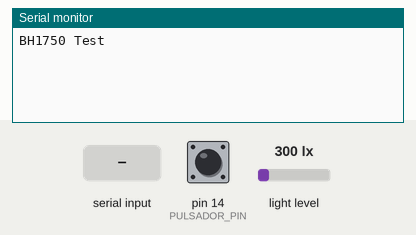
This sketch was run on a simulated Arduino Uno, built with avr-gcc and run on an emulated ATmega328P. On the bench: the last lines printed to the serial monitor. Inputs (shaded band) come from the test bench; at power-on: pin 14 (PULSADOR_PIN) HIGH, light level 300 lx.

Above: at 1.2 s.
1.3 s: "A" received over Serial
At 1.9 s:
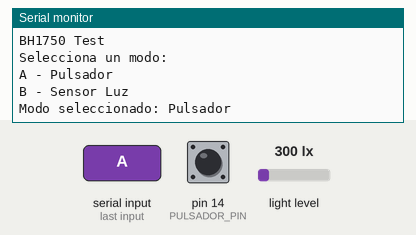
2.8 s: "B" received over Serial
At 4.2 s:
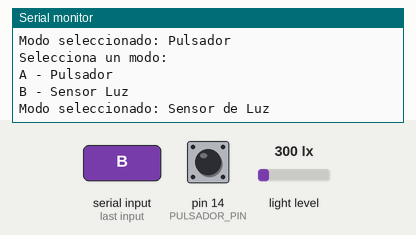

Measured:
- after the input at 1.3 s, the serial monitor: prints a new line at once (image 1)
- after the input at 2.8 s, the serial monitor: prints a new line after 0.06 s (image 2)

The sketch:

sensorLuz_Pulsador_Grupo9.ino
```cpp
#include <Wire.h>
#include <BH1750.h>

BH1750 lightMeter;

#define PULSADOR_PIN 14 //Antes5
#define LED_VERDE_PIN 0
//Sensor luz conectado a D1 (SCL) y D2 (SDA)

int contadorPulsos = 0;
int brillo = 0;
int modo = 0;
bool pulsadorPresionado = false;
float luz = 0;
int begin = 0;

void setup() {
  pinMode(PULSADOR_PIN, INPUT_PULLUP); //INPUT_PULLUP
  pinMode(LED_VERDE_PIN, OUTPUT);

  apagarLeds();

  Serial.begin(9600);

  Wire.begin();

  lightMeter.begin();
  Serial.println(F("BH1750 Test"));
}

void loop() {
  // Leer la entrada del usuario desde la terminal serial
  if (Serial.available() > 0) {
    Serial.println("Selecciona un modo: \nA - Pulsador\nB - Sensor Luz \n");
    char entrada = Serial.read(); // Leer el carácter ingresado por el usuario
    if (entrada == 'A' || entrada == 'a') {
      modo = 1;
      apagarLeds();
      Serial.println("Modo seleccionado: Pulsador\n");
    } else if (entrada == 'B' || entrada == 'b') {
      modo = 2;
      apagarLeds();
      Serial.println("Modo seleccionado: Sensor de Luz\n");
    }
  }

  if (modo == 1) {
    modoPulsador();
  } else if (modo == 2) {
    modoSensorLuz();
  }
}

void modoSensorLuz() {
    //Convertir la lectura de luz en brillo para el LED (0-255)
    luz = lightMeter.readLightLevel();
    // El maximo del sensor es 65535, pero par que se note mas el cambio, el limite superior se ha bajado.
    brillo = map(luz, 0, 30000, 255, 0);
    analogWrite(LED_VERDE_PIN, brillo);
}

void modoPulsador () {
  if (digitalRead(PULSADOR_PIN) == LOW && pulsadorPresionado == false) {
    // Esperar un breve tiempo para evitar falsos positivos
    delay(50);
    if (digitalRead(PULSADOR_PIN) == LOW) {
      // Incrementar el contador de pulsos
      contadorPulsos++;
      if (contadorPulsos == 4) {
        contadorPulsos = 0;
      }
      pulsadorPresionado = true;
    }
  } else if (digitalRead(PULSADOR_PIN) == HIGH) {
    pulsadorPresionado = false;
  }

  brillo = 0;
  switch (contadorPulsos) {
    case 0:
      brillo = 0; // Apagar el LED
      break;
    case 1:
      brillo = 50; // Baja intensidad
      break;
    case 2:
      brillo = 100; // Media intensidad
      break;
    case 3:
      brillo = 255; // Alta intensidad
      break;
  }
  analogWrite(LED_VERDE_PIN, brillo);
}

void apagarLeds () {
  digitalWrite(LED_VERDE_PIN, LOW);
}
```
